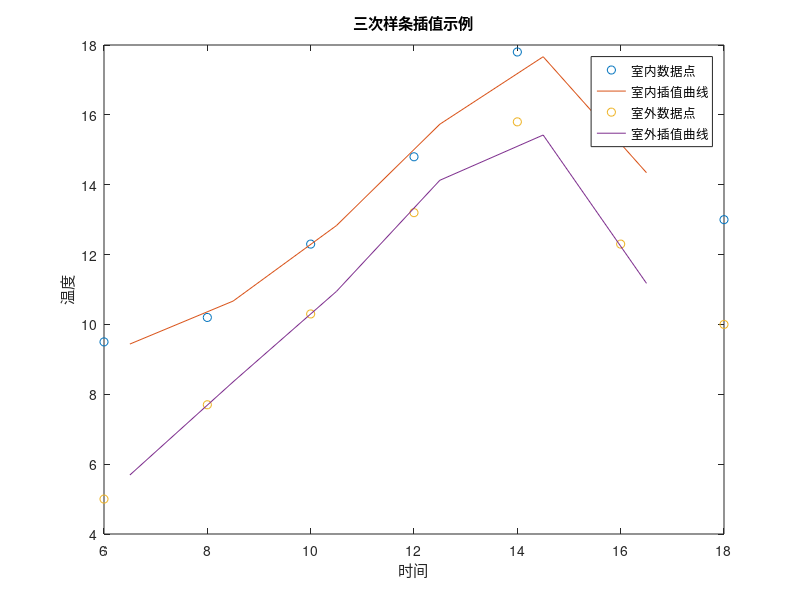

This chart was generated by the following MATLAB code:

x = [6 8 10 12 14 16 18]; 
y1 = [9.5 10.2 12.3 14.8 17.8 15.3 13.0]; 
y2 = [5.0 7.7 10.3 13.2 15.8 12.3 10.0];


xq = 6.5:2:17.5; 
yq1 = spline(x,y1,xq); 
yq2 = spline(x,y2,xq); 

% 使用plot函数绘制插值曲线和数据点
plot(x,y1,'o',xq,yq1,'-',x,y2,'o',xq,yq2,'-')
legend('室内数据点','室内插值曲线','室外数据点','室外插值曲线')
xlabel('时间')
ylabel('温度')
title('三次样条插值示例')
